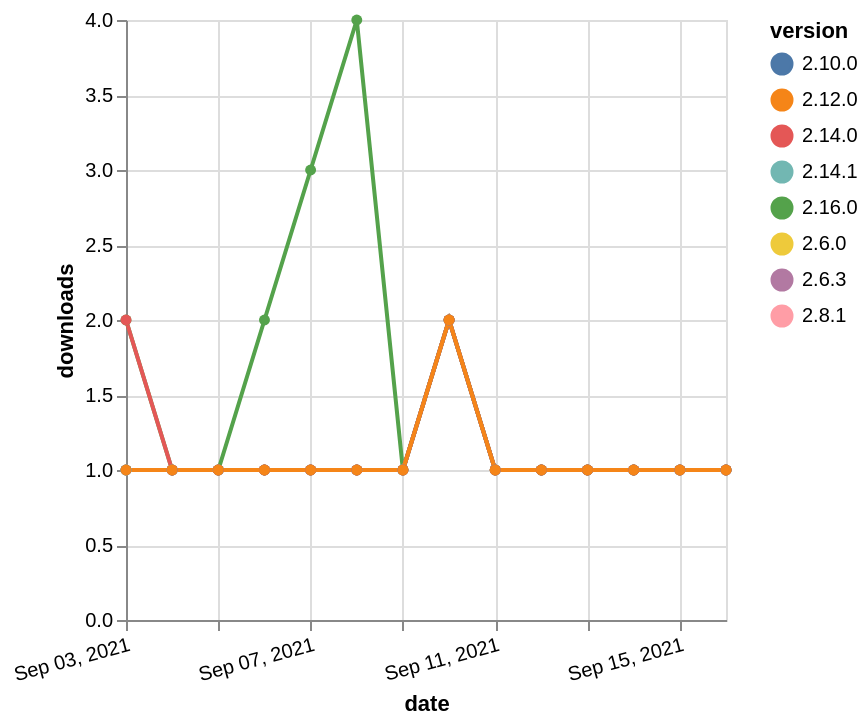

Write the Vega-Lite specification saved for this chart.
### Vega-Lite specification from a JSON file in a GitHub repository (floating-point values rounded to 4 significant figures)
{"$schema": "https://vega.github.io/schema/vega-lite/v5.json", "description": "A simple bar chart with embedded data.", "data": {"values": [{"date": "2021-09-03", "total": 214, "delta": 1, "version": "2.8.1"}, {"date": "2021-09-04", "total": 215, "delta": 1, "version": "2.8.1"}, {"date": "2021-09-05", "total": 216, "delta": 1, "version": "2.8.1"}, {"date": "2021-09-06", "total": 217, "delta": 1, "version": "2.8.1"}, {"date": "2021-09-07", "total": 218, "delta": 1, "version": "2.8.1"}, {"date": "2021-09-08", "total": 219, "delta": 1, "version": "2.8.1"}, {"date": "2021-09-09", "total": 220, "delta": 1, "version": "2.8.1"}, {"date": "2021-09-10", "total": 222, "delta": 2, "version": "2.8.1"}, {"date": "2021-09-11", "total": 223, "delta": 1, "version": "2.8.1"}, {"date": "2021-09-12", "total": 224, "delta": 1, "version": "2.8.1"}, {"date": "2021-09-13", "total": 225, "delta": 1, "version": "2.8.1"}, {"date": "2021-09-14", "total": 226, "delta": 1, "version": "2.8.1"}, {"date": "2021-09-15", "total": 227, "delta": 1, "version": "2.8.1"}, {"date": "2021-09-16", "total": 228, "delta": 1, "version": "2.8.1"}, {"date": "2021-09-03", "total": 135, "delta": 2, "version": "2.16.0"}, {"date": "2021-09-04", "total": 136, "delta": 1, "version": "2.16.0"}, {"date": "2021-09-05", "total": 137, "delta": 1, "version": "2.16.0"}, {"date": "2021-09-06", "total": 139, "delta": 2, "version": "2.16.0"}, {"date": "2021-09-07", "total": 142, "delta": 3, "version": "2.16.0"}, {"date": "2021-09-08", "total": 146, "delta": 4, "version": "2.16.0"}, {"date": "2021-09-09", "total": 147, "delta": 1, "version": "2.16.0"}, {"date": "2021-09-10", "total": 149, "delta": 2, "version": "2.16.0"}, {"date": "2021-09-11", "total": 150, "delta": 1, "version": "2.16.0"}, {"date": "2021-09-12", "total": 151, "delta": 1, "version": "2.16.0"}, {"date": "2021-09-13", "total": 152, "delta": 1, "version": "2.16.0"}, {"date": "2021-09-14", "total": 153, "delta": 1, "version": "2.16.0"}, {"date": "2021-09-15", "total": 154, "delta": 1, "version": "2.16.0"}, {"date": "2021-09-16", "total": 155, "delta": 1, "version": "2.16.0"}, {"date": "2021-09-03", "total": 255, "delta": 1, "version": "2.6.3"}, {"date": "2021-09-04", "total": 256, "delta": 1, "version": "2.6.3"}, {"date": "2021-09-05", "total": 257, "delta": 1, "version": "2.6.3"}, {"date": "2021-09-06", "total": 258, "delta": 1, "version": "2.6.3"}, {"date": "2021-09-07", "total": 259, "delta": 1, "version": "2.6.3"}, {"date": "2021-09-08", "total": 260, "delta": 1, "version": "2.6.3"}, {"date": "2021-09-09", "total": 261, "delta": 1, "version": "2.6.3"}, {"date": "2021-09-10", "total": 263, "delta": 2, "version": "2.6.3"}, {"date": "2021-09-11", "total": 264, "delta": 1, "version": "2.6.3"}, {"date": "2021-09-12", "total": 265, "delta": 1, "version": "2.6.3"}, {"date": "2021-09-13", "total": 266, "delta": 1, "version": "2.6.3"}, {"date": "2021-09-14", "total": 267, "delta": 1, "version": "2.6.3"}, {"date": "2021-09-15", "total": 268, "delta": 1, "version": "2.6.3"}, {"date": "2021-09-16", "total": 269, "delta": 1, "version": "2.6.3"}, {"date": "2021-09-03", "total": 270, "delta": 1, "version": "2.6.0"}, {"date": "2021-09-04", "total": 271, "delta": 1, "version": "2.6.0"}, {"date": "2021-09-05", "total": 272, "delta": 1, "version": "2.6.0"}, {"date": "2021-09-06", "total": 273, "delta": 1, "version": "2.6.0"}, {"date": "2021-09-07", "total": 274, "delta": 1, "version": "2.6.0"}, {"date": "2021-09-08", "total": 275, "delta": 1, "version": "2.6.0"}, {"date": "2021-09-09", "total": 276, "delta": 1, "version": "2.6.0"}, {"date": "2021-09-10", "total": 278, "delta": 2, "version": "2.6.0"}, {"date": "2021-09-11", "total": 279, "delta": 1, "version": "2.6.0"}, {"date": "2021-09-12", "total": 280, "delta": 1, "version": "2.6.0"}, {"date": "2021-09-13", "total": 281, "delta": 1, "version": "2.6.0"}, {"date": "2021-09-14", "total": 282, "delta": 1, "version": "2.6.0"}, {"date": "2021-09-15", "total": 283, "delta": 1, "version": "2.6.0"}, {"date": "2021-09-16", "total": 284, "delta": 1, "version": "2.6.0"}, {"date": "2021-09-03", "total": 150, "delta": 1, "version": "2.14.1"}, {"date": "2021-09-04", "total": 151, "delta": 1, "version": "2.14.1"}, {"date": "2021-09-05", "total": 152, "delta": 1, "version": "2.14.1"}, {"date": "2021-09-06", "total": 153, "delta": 1, "version": "2.14.1"}, {"date": "2021-09-07", "total": 154, "delta": 1, "version": "2.14.1"}, {"date": "2021-09-08", "total": 155, "delta": 1, "version": "2.14.1"}, {"date": "2021-09-09", "total": 156, "delta": 1, "version": "2.14.1"}, {"date": "2021-09-10", "total": 158, "delta": 2, "version": "2.14.1"}, {"date": "2021-09-11", "total": 159, "delta": 1, "version": "2.14.1"}, {"date": "2021-09-12", "total": 160, "delta": 1, "version": "2.14.1"}, {"date": "2021-09-13", "total": 161, "delta": 1, "version": "2.14.1"}, {"date": "2021-09-14", "total": 162, "delta": 1, "version": "2.14.1"}, {"date": "2021-09-15", "total": 163, "delta": 1, "version": "2.14.1"}, {"date": "2021-09-16", "total": 164, "delta": 1, "version": "2.14.1"}, {"date": "2021-09-03", "total": 219, "delta": 1, "version": "2.10.0"}, {"date": "2021-09-04", "total": 220, "delta": 1, "version": "2.10.0"}, {"date": "2021-09-05", "total": 221, "delta": 1, "version": "2.10.0"}, {"date": "2021-09-06", "total": 222, "delta": 1, "version": "2.10.0"}, {"date": "2021-09-07", "total": 223, "delta": 1, "version": "2.10.0"}, {"date": "2021-09-08", "total": 224, "delta": 1, "version": "2.10.0"}, {"date": "2021-09-09", "total": 225, "delta": 1, "version": "2.10.0"}, {"date": "2021-09-10", "total": 227, "delta": 2, "version": "2.10.0"}, {"date": "2021-09-11", "total": 228, "delta": 1, "version": "2.10.0"}, {"date": "2021-09-12", "total": 229, "delta": 1, "version": "2.10.0"}, {"date": "2021-09-13", "total": 230, "delta": 1, "version": "2.10.0"}, {"date": "2021-09-14", "total": 231, "delta": 1, "version": "2.10.0"}, {"date": "2021-09-15", "total": 232, "delta": 1, "version": "2.10.0"}, {"date": "2021-09-16", "total": 233, "delta": 1, "version": "2.10.0"}, {"date": "2021-09-03", "total": 180, "delta": 2, "version": "2.14.0"}, {"date": "2021-09-04", "total": 181, "delta": 1, "version": "2.14.0"}, {"date": "2021-09-05", "total": 182, "delta": 1, "version": "2.14.0"}, {"date": "2021-09-06", "total": 183, "delta": 1, "version": "2.14.0"}, {"date": "2021-09-07", "total": 184, "delta": 1, "version": "2.14.0"}, {"date": "2021-09-08", "total": 185, "delta": 1, "version": "2.14.0"}, {"date": "2021-09-09", "total": 186, "delta": 1, "version": "2.14.0"}, {"date": "2021-09-10", "total": 188, "delta": 2, "version": "2.14.0"}, {"date": "2021-09-11", "total": 189, "delta": 1, "version": "2.14.0"}, {"date": "2021-09-12", "total": 190, "delta": 1, "version": "2.14.0"}, {"date": "2021-09-13", "total": 191, "delta": 1, "version": "2.14.0"}, {"date": "2021-09-14", "total": 192, "delta": 1, "version": "2.14.0"}, {"date": "2021-09-15", "total": 193, "delta": 1, "version": "2.14.0"}, {"date": "2021-09-16", "total": 194, "delta": 1, "version": "2.14.0"}, {"date": "2021-09-03", "total": 185, "delta": 1, "version": "2.12.0"}, {"date": "2021-09-04", "total": 186, "delta": 1, "version": "2.12.0"}, {"date": "2021-09-05", "total": 187, "delta": 1, "version": "2.12.0"}, {"date": "2021-09-06", "total": 188, "delta": 1, "version": "2.12.0"}, {"date": "2021-09-07", "total": 189, "delta": 1, "version": "2.12.0"}, {"date": "2021-09-08", "total": 190, "delta": 1, "version": "2.12.0"}, {"date": "2021-09-09", "total": 191, "delta": 1, "version": "2.12.0"}, {"date": "2021-09-10", "total": 193, "delta": 2, "version": "2.12.0"}, {"date": "2021-09-11", "total": 194, "delta": 1, "version": "2.12.0"}, {"date": "2021-09-12", "total": 195, "delta": 1, "version": "2.12.0"}, {"date": "2021-09-13", "total": 196, "delta": 1, "version": "2.12.0"}, {"date": "2021-09-14", "total": 197, "delta": 1, "version": "2.12.0"}, {"date": "2021-09-15", "total": 198, "delta": 1, "version": "2.12.0"}, {"date": "2021-09-16", "total": 199, "delta": 1, "version": "2.12.0"}]}, "width": "container", "mark": {"type": "line", "point": {"filled": true}}, "encoding": {"x": {"field": "date", "type": "temporal", "timeUnit": "yearmonthdate", "title": "date", "axis": {"labelAngle": -15}}, "y": {"field": "delta", "type": "quantitative", "title": "downloads"}, "color": {"field": "version", "type": "nominal"}, "tooltip": {"field": "delta"}}}
